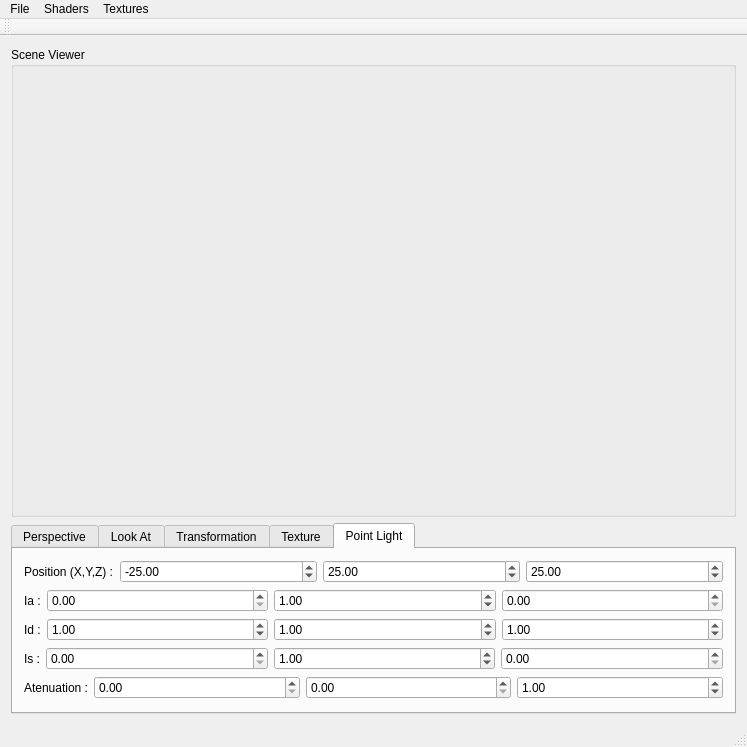
<?xml version="1.0" encoding="UTF-8"?>
<ui version="4.0">
 <class>MainWindow</class>
 <widget class="QMainWindow" name="MainWindow">
  <property name="geometry">
   <rect>
    <x>0</x>
    <y>0</y>
    <width>747</width>
    <height>747</height>
   </rect>
  </property>
  <property name="windowTitle">
   <string>MainWindow</string>
  </property>
  <widget class="QWidget" name="centralWidget">
   <layout class="QGridLayout" name="gridLayout">
    <item row="0" column="0">
     <widget class="QGroupBox" name="groupBox">
      <property name="sizePolicy">
       <sizepolicy hsizetype="Preferred" vsizetype="Expanding">
        <horstretch>0</horstretch>
        <verstretch>0</verstretch>
       </sizepolicy>
      </property>
      <property name="title">
       <string>Scene Viewer</string>
      </property>
      <layout class="QGridLayout" name="gridLayout_2"/>
     </widget>
    </item>
    <item row="1" column="0">
     <widget class="QTabWidget" name="mainTabs">
      <property name="sizePolicy">
       <sizepolicy hsizetype="Expanding" vsizetype="Fixed">
        <horstretch>0</horstretch>
        <verstretch>0</verstretch>
       </sizepolicy>
      </property>
      <property name="currentIndex">
       <number>4</number>
      </property>
      <widget class="QWidget" name="perspectiveTab">
       <attribute name="title">
        <string>Perspective</string>
       </attribute>
       <layout class="QGridLayout" name="gridLayout_7">
        <item row="0" column="0">
         <layout class="QHBoxLayout" name="horizontalLayout_2">
          <item>
           <widget class="QLabel" name="label">
            <property name="sizePolicy">
             <sizepolicy hsizetype="Fixed" vsizetype="Preferred">
              <horstretch>0</horstretch>
              <verstretch>0</verstretch>
             </sizepolicy>
            </property>
            <property name="text">
             <string>Vertical Angle (Zoom) :</string>
            </property>
           </widget>
          </item>
          <item>
           <widget class="QDoubleSpinBox" name="persVerticalAngleSpin">
            <property name="decimals">
             <number>2</number>
            </property>
            <property name="minimum">
             <double>0.000000000000000</double>
            </property>
            <property name="maximum">
             <double>180.000000000000000</double>
            </property>
            <property name="singleStep">
             <double>0.100000000000000</double>
            </property>
            <property name="value">
             <double>90.000000000000000</double>
            </property>
           </widget>
          </item>
          <item>
           <widget class="QSlider" name="persVerticalAngleSlider">
            <property name="maximum">
             <number>18000</number>
            </property>
            <property name="pageStep">
             <number>10</number>
            </property>
            <property name="value">
             <number>9000</number>
            </property>
            <property name="sliderPosition">
             <number>9000</number>
            </property>
            <property name="orientation">
             <enum>Qt::Horizontal</enum>
            </property>
           </widget>
          </item>
         </layout>
        </item>
        <item row="1" column="0">
         <layout class="QHBoxLayout" name="horizontalLayout_4">
          <item>
           <widget class="QLabel" name="label_3">
            <property name="sizePolicy">
             <sizepolicy hsizetype="Fixed" vsizetype="Preferred">
              <horstretch>0</horstretch>
              <verstretch>0</verstretch>
             </sizepolicy>
            </property>
            <property name="text">
             <string>Near Plane :</string>
            </property>
           </widget>
          </item>
          <item>
           <widget class="QDoubleSpinBox" name="persNearSpin">
            <property name="decimals">
             <number>2</number>
            </property>
            <property name="minimum">
             <double>0.000000000000000</double>
            </property>
            <property name="maximum">
             <double>999.000000000000000</double>
            </property>
            <property name="singleStep">
             <double>0.100000000000000</double>
            </property>
            <property name="value">
             <double>0.100000000000000</double>
            </property>
           </widget>
          </item>
          <item>
           <widget class="QSlider" name="persNearSlider">
            <property name="maximum">
             <number>99900</number>
            </property>
            <property name="value">
             <number>10</number>
            </property>
            <property name="orientation">
             <enum>Qt::Horizontal</enum>
            </property>
           </widget>
          </item>
         </layout>
        </item>
        <item row="2" column="0">
         <layout class="QHBoxLayout" name="horizontalLayout_5">
          <item>
           <widget class="QLabel" name="label_4">
            <property name="sizePolicy">
             <sizepolicy hsizetype="Fixed" vsizetype="Preferred">
              <horstretch>0</horstretch>
              <verstretch>0</verstretch>
             </sizepolicy>
            </property>
            <property name="text">
             <string>Far Plane :</string>
            </property>
           </widget>
          </item>
          <item>
           <widget class="QDoubleSpinBox" name="persFarSpin">
            <property name="minimum">
             <double>0.000000000000000</double>
            </property>
            <property name="maximum">
             <double>999.000000000000000</double>
            </property>
            <property name="singleStep">
             <double>0.100000000000000</double>
            </property>
            <property name="value">
             <double>100.000000000000000</double>
            </property>
           </widget>
          </item>
          <item>
           <widget class="QSlider" name="persFarSlider">
            <property name="maximum">
             <number>99900</number>
            </property>
            <property name="value">
             <number>10000</number>
            </property>
            <property name="orientation">
             <enum>Qt::Horizontal</enum>
            </property>
           </widget>
          </item>
         </layout>
        </item>
       </layout>
      </widget>
      <widget class="QWidget" name="lookAtTab">
       <attribute name="title">
        <string>Look At</string>
       </attribute>
       <layout class="QGridLayout" name="gridLayout_3">
        <item row="0" column="0">
         <layout class="QHBoxLayout" name="horizontalLayout_6">
          <item>
           <widget class="QLabel" name="label_5">
            <property name="sizePolicy">
             <sizepolicy hsizetype="Fixed" vsizetype="Preferred">
              <horstretch>0</horstretch>
              <verstretch>0</verstretch>
             </sizepolicy>
            </property>
            <property name="text">
             <string>Eye (X,Y,Z) :</string>
            </property>
           </widget>
          </item>
          <item>
           <widget class="QDoubleSpinBox" name="lookEyeXSpin">
            <property name="minimum">
             <double>-99999.000000000000000</double>
            </property>
            <property name="maximum">
             <double>99999.000000000000000</double>
            </property>
            <property name="singleStep">
             <double>0.100000000000000</double>
            </property>
            <property name="value">
             <double>0.000000000000000</double>
            </property>
           </widget>
          </item>
          <item>
           <widget class="QDoubleSpinBox" name="lookEyeYSpin">
            <property name="minimum">
             <double>-99999.000000000000000</double>
            </property>
            <property name="maximum">
             <double>99999.000000000000000</double>
            </property>
            <property name="singleStep">
             <double>0.100000000000000</double>
            </property>
            <property name="value">
             <double>0.000000000000000</double>
            </property>
           </widget>
          </item>
          <item>
           <widget class="QDoubleSpinBox" name="lookEyeZSpin">
            <property name="minimum">
             <double>-99999.000000000000000</double>
            </property>
            <property name="maximum">
             <double>99999.000000000000000</double>
            </property>
            <property name="singleStep">
             <double>0.100000000000000</double>
            </property>
            <property name="value">
             <double>1.000000000000000</double>
            </property>
           </widget>
          </item>
         </layout>
        </item>
        <item row="1" column="0">
         <layout class="QHBoxLayout" name="horizontalLayout_7">
          <item>
           <widget class="QLabel" name="label_6">
            <property name="sizePolicy">
             <sizepolicy hsizetype="Fixed" vsizetype="Preferred">
              <horstretch>0</horstretch>
              <verstretch>0</verstretch>
             </sizepolicy>
            </property>
            <property name="text">
             <string>Center (X,Y,Z) :</string>
            </property>
           </widget>
          </item>
          <item>
           <widget class="QDoubleSpinBox" name="lookCenterXSpin">
            <property name="minimum">
             <double>-99999.000000000000000</double>
            </property>
            <property name="maximum">
             <double>99999.000000000000000</double>
            </property>
            <property name="singleStep">
             <double>0.100000000000000</double>
            </property>
           </widget>
          </item>
          <item>
           <widget class="QDoubleSpinBox" name="lookCenterYSpin">
            <property name="minimum">
             <double>-99999.000000000000000</double>
            </property>
            <property name="maximum">
             <double>99999.000000000000000</double>
            </property>
            <property name="singleStep">
             <double>0.100000000000000</double>
            </property>
           </widget>
          </item>
          <item>
           <widget class="QDoubleSpinBox" name="lookCenterZSpin">
            <property name="minimum">
             <double>-99999.000000000000000</double>
            </property>
            <property name="maximum">
             <double>99999.000000000000000</double>
            </property>
            <property name="singleStep">
             <double>0.100000000000000</double>
            </property>
           </widget>
          </item>
         </layout>
        </item>
        <item row="2" column="0">
         <layout class="QHBoxLayout" name="horizontalLayout_8">
          <item>
           <widget class="QLabel" name="label_7">
            <property name="sizePolicy">
             <sizepolicy hsizetype="Fixed" vsizetype="Preferred">
              <horstretch>0</horstretch>
              <verstretch>0</verstretch>
             </sizepolicy>
            </property>
            <property name="text">
             <string>Up (X,Y,Z) :</string>
            </property>
           </widget>
          </item>
          <item>
           <widget class="QDoubleSpinBox" name="lookUpXSpin">
            <property name="minimum">
             <double>-99999.000000000000000</double>
            </property>
            <property name="maximum">
             <double>99999.000000000000000</double>
            </property>
            <property name="singleStep">
             <double>0.100000000000000</double>
            </property>
           </widget>
          </item>
          <item>
           <widget class="QDoubleSpinBox" name="lookUpYSpin">
            <property name="minimum">
             <double>-99999.000000000000000</double>
            </property>
            <property name="maximum">
             <double>99999.000000000000000</double>
            </property>
            <property name="singleStep">
             <double>0.100000000000000</double>
            </property>
            <property name="value">
             <double>1.000000000000000</double>
            </property>
           </widget>
          </item>
          <item>
           <widget class="QDoubleSpinBox" name="lookUpZSpin">
            <property name="minimum">
             <double>-99999.000000000000000</double>
            </property>
            <property name="maximum">
             <double>99999.000000000000000</double>
            </property>
            <property name="singleStep">
             <double>0.100000000000000</double>
            </property>
           </widget>
          </item>
         </layout>
        </item>
       </layout>
      </widget>
      <widget class="QWidget" name="transformTab">
       <attribute name="title">
        <string>Transformation</string>
       </attribute>
       <layout class="QGridLayout" name="gridLayout_4">
        <item row="0" column="0">
         <layout class="QHBoxLayout" name="horizontalLayout_9">
          <item>
           <widget class="QLabel" name="label_8">
            <property name="sizePolicy">
             <sizepolicy hsizetype="Fixed" vsizetype="Preferred">
              <horstretch>0</horstretch>
              <verstretch>0</verstretch>
             </sizepolicy>
            </property>
            <property name="text">
             <string>Scale :</string>
            </property>
           </widget>
          </item>
          <item>
           <widget class="QDoubleSpinBox" name="scaleSpin">
            <property name="minimum">
             <double>-99999.000000000000000</double>
            </property>
            <property name="maximum">
             <double>99999.000000000000000</double>
            </property>
            <property name="singleStep">
             <double>0.100000000000000</double>
            </property>
            <property name="value">
             <double>1.000000000000000</double>
            </property>
           </widget>
          </item>
         </layout>
        </item>
        <item row="1" column="0">
         <layout class="QHBoxLayout" name="horizontalLayout_10">
          <item>
           <widget class="QLabel" name="label_9">
            <property name="sizePolicy">
             <sizepolicy hsizetype="Fixed" vsizetype="Preferred">
              <horstretch>0</horstretch>
              <verstretch>0</verstretch>
             </sizepolicy>
            </property>
            <property name="text">
             <string>Translate (X,Y,Z) :</string>
            </property>
           </widget>
          </item>
          <item>
           <widget class="QDoubleSpinBox" name="translateXSpin">
            <property name="minimum">
             <double>-99999.000000000000000</double>
            </property>
            <property name="maximum">
             <double>99999.000000000000000</double>
            </property>
            <property name="singleStep">
             <double>0.100000000000000</double>
            </property>
           </widget>
          </item>
          <item>
           <widget class="QDoubleSpinBox" name="translateYSpin">
            <property name="minimum">
             <double>-99999.000000000000000</double>
            </property>
            <property name="maximum">
             <double>99999.000000000000000</double>
            </property>
            <property name="singleStep">
             <double>0.100000000000000</double>
            </property>
           </widget>
          </item>
          <item>
           <widget class="QDoubleSpinBox" name="translateZSpin">
            <property name="minimum">
             <double>-99999.000000000000000</double>
            </property>
            <property name="maximum">
             <double>99999.000000000000000</double>
            </property>
            <property name="singleStep">
             <double>0.100000000000000</double>
            </property>
           </widget>
          </item>
         </layout>
        </item>
        <item row="4" column="0">
         <layout class="QHBoxLayout" name="horizontalLayout_11">
          <item>
           <spacer name="horizontalSpacer">
            <property name="orientation">
             <enum>Qt::Horizontal</enum>
            </property>
            <property name="sizeType">
             <enum>QSizePolicy::Maximum</enum>
            </property>
            <property name="sizeHint" stdset="0">
             <size>
              <width>19</width>
              <height>20</height>
             </size>
            </property>
           </spacer>
          </item>
          <item>
           <widget class="QLabel" name="label_10">
            <property name="sizePolicy">
             <sizepolicy hsizetype="Fixed" vsizetype="Preferred">
              <horstretch>0</horstretch>
              <verstretch>0</verstretch>
             </sizepolicy>
            </property>
            <property name="text">
             <string>Axis (X,Y,Z) :</string>
            </property>
           </widget>
          </item>
          <item>
           <widget class="QDoubleSpinBox" name="rotateXSpin">
            <property name="minimum">
             <double>-99999.000000000000000</double>
            </property>
            <property name="maximum">
             <double>99999.000000000000000</double>
            </property>
            <property name="singleStep">
             <double>0.100000000000000</double>
            </property>
           </widget>
          </item>
          <item>
           <widget class="QDoubleSpinBox" name="rotateYSpin">
            <property name="minimum">
             <double>-99999.000000000000000</double>
            </property>
            <property name="maximum">
             <double>99999.000000000000000</double>
            </property>
            <property name="singleStep">
             <double>0.100000000000000</double>
            </property>
           </widget>
          </item>
          <item>
           <widget class="QDoubleSpinBox" name="rotateZSpin">
            <property name="minimum">
             <double>-99999.000000000000000</double>
            </property>
            <property name="maximum">
             <double>99999.000000000000000</double>
            </property>
            <property name="singleStep">
             <double>0.100000000000000</double>
            </property>
           </widget>
          </item>
         </layout>
        </item>
        <item row="5" column="0">
         <layout class="QHBoxLayout" name="horizontalLayout_3">
          <item>
           <spacer name="horizontalSpacer_2">
            <property name="orientation">
             <enum>Qt::Horizontal</enum>
            </property>
            <property name="sizeType">
             <enum>QSizePolicy::Maximum</enum>
            </property>
            <property name="sizeHint" stdset="0">
             <size>
              <width>19</width>
              <height>20</height>
             </size>
            </property>
           </spacer>
          </item>
          <item>
           <widget class="QLabel" name="label_14">
            <property name="text">
             <string>Angle (-360 : +360) :</string>
            </property>
           </widget>
          </item>
          <item>
           <widget class="QDoubleSpinBox" name="rotateAngleSpin">
            <property name="minimum">
             <double>-99999.000000000000000</double>
            </property>
            <property name="maximum">
             <double>99999.000000000000000</double>
            </property>
            <property name="singleStep">
             <double>0.100000000000000</double>
            </property>
           </widget>
          </item>
          <item>
           <widget class="QSlider" name="rotateAngleSlider">
            <property name="minimum">
             <number>-3600</number>
            </property>
            <property name="maximum">
             <number>3600</number>
            </property>
            <property name="orientation">
             <enum>Qt::Horizontal</enum>
            </property>
           </widget>
          </item>
         </layout>
        </item>
        <item row="2" column="0">
         <widget class="Line" name="line">
          <property name="orientation">
           <enum>Qt::Horizontal</enum>
          </property>
         </widget>
        </item>
        <item row="3" column="0">
         <widget class="QLabel" name="label_15">
          <property name="text">
           <string>Rotate:</string>
          </property>
         </widget>
        </item>
       </layout>
      </widget>
      <widget class="QWidget" name="textureTab">
       <attribute name="title">
        <string>Texture</string>
       </attribute>
       <layout class="QGridLayout" name="gridLayout_6">
        <item row="0" column="0">
         <layout class="QHBoxLayout" name="horizontalLayout">
          <item>
           <widget class="QLabel" name="label_2">
            <property name="text">
             <string>Texture File :</string>
            </property>
           </widget>
          </item>
          <item>
           <widget class="QLineEdit" name="textureFileEdit"/>
          </item>
          <item>
           <widget class="QPushButton" name="browseTextureBtn">
            <property name="text">
             <string>Browse</string>
            </property>
           </widget>
          </item>
         </layout>
        </item>
       </layout>
      </widget>
      <widget class="QWidget" name="diffuseLightTab">
       <attribute name="title">
        <string>Point Light</string>
       </attribute>
       <layout class="QGridLayout" name="gridLayout_5">
        <item row="1" column="0">
         <layout class="QHBoxLayout" name="horizontalLayout_14">
          <item>
           <widget class="QLabel" name="label_12">
            <property name="sizePolicy">
             <sizepolicy hsizetype="Fixed" vsizetype="Preferred">
              <horstretch>0</horstretch>
              <verstretch>0</verstretch>
             </sizepolicy>
            </property>
            <property name="text">
             <string>Ia :</string>
            </property>
           </widget>
          </item>
          <item>
           <widget class="QDoubleSpinBox" name="lightIa1Spin">
            <property name="singleStep">
             <double>0.100000000000000</double>
            </property>
            <property name="value">
             <double>0.000000000000000</double>
            </property>
           </widget>
          </item>
          <item>
           <widget class="QDoubleSpinBox" name="lightIa2Spin">
            <property name="singleStep">
             <double>0.100000000000000</double>
            </property>
            <property name="value">
             <double>1.000000000000000</double>
            </property>
           </widget>
          </item>
          <item>
           <widget class="QDoubleSpinBox" name="lightIa3Spin">
            <property name="singleStep">
             <double>0.100000000000000</double>
            </property>
            <property name="value">
             <double>0.000000000000000</double>
            </property>
           </widget>
          </item>
         </layout>
        </item>
        <item row="3" column="0">
         <layout class="QHBoxLayout" name="horizontalLayout_41">
          <item>
           <widget class="QLabel" name="label_21">
            <property name="sizePolicy">
             <sizepolicy hsizetype="Fixed" vsizetype="Preferred">
              <horstretch>0</horstretch>
              <verstretch>0</verstretch>
             </sizepolicy>
            </property>
            <property name="text">
             <string>Is :</string>
            </property>
           </widget>
          </item>
          <item>
           <widget class="QDoubleSpinBox" name="lightIs1Spin">
            <property name="singleStep">
             <double>0.100000000000000</double>
            </property>
            <property name="value">
             <double>0.000000000000000</double>
            </property>
           </widget>
          </item>
          <item>
           <widget class="QDoubleSpinBox" name="lightIs2Spin">
            <property name="singleStep">
             <double>0.100000000000000</double>
            </property>
            <property name="value">
             <double>1.000000000000000</double>
            </property>
           </widget>
          </item>
          <item>
           <widget class="QDoubleSpinBox" name="lightIs3Spin">
            <property name="singleStep">
             <double>0.100000000000000</double>
            </property>
            <property name="value">
             <double>0.000000000000000</double>
            </property>
           </widget>
          </item>
         </layout>
        </item>
        <item row="4" column="0">
         <layout class="QHBoxLayout" name="horizontalLayout_42">
          <item>
           <widget class="QLabel" name="label_421">
            <property name="sizePolicy">
             <sizepolicy hsizetype="Fixed" vsizetype="Preferred">
              <horstretch>0</horstretch>
              <verstretch>0</verstretch>
             </sizepolicy>
            </property>
            <property name="text">
             <string>Atenuation :</string>
            </property>
           </widget>
          </item>
          <item>
           <widget class="QDoubleSpinBox" name="lightCoefA">
            <property name="singleStep">
             <double>0.100000000000000</double>
            </property>
            <property name="value">
             <double>0.000000000000000</double>
            </property>
           </widget>
          </item>
          <item>
           <widget class="QDoubleSpinBox" name="lightCoefB">
            <property name="singleStep">
             <double>0.100000000000000</double>
            </property>
            <property name="value">
             <double>0.000000000000000</double>
            </property>
           </widget>
          </item>
          <item>
           <widget class="QDoubleSpinBox" name="lightCoefC">
            <property name="singleStep">
             <double>0.100000000000000</double>
            </property>
            <property name="value">
             <double>1.000000000000000</double>
            </property>
           </widget>
          </item>
         </layout>
        </item>
        <item row="0" column="0">
         <layout class="QHBoxLayout" name="horizontalLayout_13">
          <item>
           <widget class="QLabel" name="label_11">
            <property name="sizePolicy">
             <sizepolicy hsizetype="Fixed" vsizetype="Preferred">
              <horstretch>0</horstretch>
              <verstretch>0</verstretch>
             </sizepolicy>
            </property>
            <property name="text">
             <string>Position (X,Y,Z) :</string>
            </property>
           </widget>
          </item>
          <item>
           <widget class="QDoubleSpinBox" name="lightPosXSpin">
            <property name="minimum">
             <double>-99999.000000000000000</double>
            </property>
            <property name="maximum">
             <double>99999.000000000000000</double>
            </property>
            <property name="singleStep">
             <double>0.100000000000000</double>
            </property>
            <property name="value">
             <double>-25.000000000000000</double>
            </property>
           </widget>
          </item>
          <item>
           <widget class="QDoubleSpinBox" name="lightPosYSpin">
            <property name="minimum">
             <double>-99999.000000000000000</double>
            </property>
            <property name="maximum">
             <double>99999.000000000000000</double>
            </property>
            <property name="singleStep">
             <double>0.100000000000000</double>
            </property>
            <property name="value">
             <double>25.000000000000000</double>
            </property>
           </widget>
          </item>
          <item>
           <widget class="QDoubleSpinBox" name="lightPosZSpin">
            <property name="minimum">
             <double>-99999.000000000000000</double>
            </property>
            <property name="maximum">
             <double>99999.000000000000000</double>
            </property>
            <property name="singleStep">
             <double>0.100000000000000</double>
            </property>
            <property name="value">
             <double>25.000000000000000</double>
            </property>
           </widget>
          </item>
         </layout>
        </item>
        <item row="2" column="0">
         <layout class="QHBoxLayout" name="horizontalLayout_15">
          <item>
           <widget class="QLabel" name="label_13">
            <property name="sizePolicy">
             <sizepolicy hsizetype="Fixed" vsizetype="Preferred">
              <horstretch>0</horstretch>
              <verstretch>0</verstretch>
             </sizepolicy>
            </property>
            <property name="text">
             <string>Id :</string>
            </property>
           </widget>
          </item>
          <item>
           <widget class="QDoubleSpinBox" name="lightId1Spin">
            <property name="singleStep">
             <double>0.100000000000000</double>
            </property>
            <property name="value">
             <double>1.000000000000000</double>
            </property>
           </widget>
          </item>
          <item>
           <widget class="QDoubleSpinBox" name="lightId2Spin">
            <property name="singleStep">
             <double>0.100000000000000</double>
            </property>
            <property name="value">
             <double>1.000000000000000</double>
            </property>
           </widget>
          </item>
          <item>
           <widget class="QDoubleSpinBox" name="lightId3Spin">
            <property name="singleStep">
             <double>0.100000000000000</double>
            </property>
            <property name="value">
             <double>1.000000000000000</double>
            </property>
           </widget>
          </item>
         </layout>
        </item>
       </layout>
      </widget>
     </widget>
    </item>
   </layout>
  </widget>
  <widget class="QMenuBar" name="menuBar">
   <property name="geometry">
    <rect>
     <x>0</x>
     <y>0</y>
     <width>747</width>
     <height>22</height>
    </rect>
   </property>
   <widget class="QMenu" name="menuModels">
    <property name="title">
     <string>File</string>
    </property>
    <addaction name="action_obre_fitxer"/>
    <addaction name="action_obre_escena"/>
    <addaction name="action_carregar_Animated_Scene"/>
    <addaction name="action_obre_dades"/>
    <addaction name="separator"/>
    <addaction name="action_save_frame_as_image"/>
    <addaction name="action_start_and_save_animation"/>
    <addaction name="separator"/>
    <addaction name="actionAbout_Qt"/>
    <addaction name="separator"/>
    <addaction name="action_exit"/>
    <addaction name="separator"/>
   </widget>
   <widget class="QMenu" name="menuShaders">
    <property name="title">
     <string>Shaders</string>
    </property>
    <addaction name="action_gouraud"/>
    <addaction name="action_phong"/>
    <addaction name="action_toon"/>
   </widget>
   <widget class="QMenu" name="menuTextures">
    <property name="title">
     <string>Textures</string>
    </property>
    <addaction name="action_activa_background"/>
    <addaction name="action_phong_tex"/>
    <addaction name="action_bump_mapping"/>
    <addaction name="action_environmental_mapping"/>
    <addaction name="action_transparencies"/>
   </widget>
   <addaction name="menuModels"/>
   <addaction name="menuShaders"/>
   <addaction name="menuTextures"/>
  </widget>
  <widget class="QToolBar" name="mainToolBar">
   <attribute name="toolBarArea">
    <enum>TopToolBarArea</enum>
   </attribute>
   <attribute name="toolBarBreak">
    <bool>false</bool>
   </attribute>
  </widget>
  <widget class="QStatusBar" name="statusBar"/>
  <action name="action_phong">
   <property name="text">
    <string>Phong Shader</string>
   </property>
   <property name="toolTip">
    <string>Activar Phong Shader</string>
   </property>
   <property name="shortcut">
    <string>Alt+2</string>
   </property>
  </action>
  <action name="action_gouraud">
   <property name="text">
    <string>Gouraud Shader</string>
   </property>
   <property name="toolTip">
    <string>Activar Gouraud Shader</string>
   </property>
   <property name="shortcut">
    <string>Alt+1</string>
   </property>
  </action>
  <action name="action_toon">
   <property name="text">
    <string>Toon Shader</string>
   </property>
   <property name="toolTip">
    <string>Activar Toon Shader</string>
   </property>
   <property name="shortcut">
    <string>Alt+3</string>
   </property>
  </action>
  <action name="action_obre_fitxer">
   <property name="text">
    <string>Obre Fitxer .obj</string>
   </property>
   <property name="toolTip">
    <string>Obre Fitxer .obj</string>
   </property>
   <property name="shortcut">
    <string>Ctrl+F</string>
   </property>
  </action>
  <action name="action_activa_background">
   <property name="text">
    <string>Active background</string>
   </property>
   <property name="shortcut">
    <string>Ctrl+1</string>
   </property>
  </action>
  <action name="action_phong_tex">
   <property name="text">
    <string>PhongTex</string>
   </property>
   <property name="shortcut">
    <string>Ctrl+2</string>
   </property>
  </action>
  <action name="action_bump_mapping">
   <property name="text">
    <string>Bump-mapping</string>
   </property>
   <property name="shortcut">
    <string>Ctrl+3</string>
   </property>
  </action>
  <action name="action_environmental_mapping">
   <property name="text">
    <string>Environmental-mapping</string>
   </property>
   <property name="shortcut">
    <string>Ctrl+4</string>
   </property>
  </action>
  <action name="action_transparencies">
   <property name="text">
    <string>Transparencies</string>
   </property>
   <property name="shortcut">
    <string>Ctrl+5</string>
   </property>
  </action>
  <action name="action_afegeix_llum_puntual">
   <property name="text">
    <string>Afegeix Llum</string>
   </property>
  </action>
  <action name="action_save_frame_as_image">
   <property name="text">
    <string>Save Frame as Image</string>
   </property>
  </action>
  <action name="action_obre_escena">
   <property name="text">
    <string>Obre Escena</string>
   </property>
   <property name="shortcut">
    <string>Ctrl+E</string>
   </property>
  </action>
  <action name="action_start_and_save_animation">
   <property name="text">
    <string>Start and Save Animation</string>
   </property>
  </action>
  <action name="action_exit">
   <property name="text">
    <string>Exit</string>
   </property>
   <property name="shortcut">
    <string>Ctrl+Q</string>
   </property>
  </action>
  <action name="actionAbout_Qt">
   <property name="text">
    <string>About Qt</string>
   </property>
  </action>
  <action name="action_obre_dades">
   <property name="text">
    <string>Obre Dades</string>
   </property>
   <property name="shortcut">
    <string>Ctrl+D</string>
   </property>
  </action>
  <action name="action_carregar_Animated_Scene">
   <property name="text">
    <string>Carregar Animated Scene</string>
   </property>
  </action>
 </widget>
 <layoutdefault spacing="6" margin="11"/>
 <tabstops>
  <tabstop>mainTabs</tabstop>
  <tabstop>persVerticalAngleSpin</tabstop>
  <tabstop>persVerticalAngleSlider</tabstop>
  <tabstop>persNearSpin</tabstop>
  <tabstop>persNearSlider</tabstop>
  <tabstop>persFarSpin</tabstop>
  <tabstop>persFarSlider</tabstop>
  <tabstop>lookEyeXSpin</tabstop>
  <tabstop>lookEyeYSpin</tabstop>
  <tabstop>lookEyeZSpin</tabstop>
  <tabstop>lookCenterXSpin</tabstop>
  <tabstop>lookCenterYSpin</tabstop>
  <tabstop>lookCenterZSpin</tabstop>
  <tabstop>lookUpXSpin</tabstop>
  <tabstop>lookUpYSpin</tabstop>
  <tabstop>lookUpZSpin</tabstop>
  <tabstop>scaleSpin</tabstop>
  <tabstop>translateXSpin</tabstop>
  <tabstop>translateYSpin</tabstop>
  <tabstop>translateZSpin</tabstop>
  <tabstop>rotateXSpin</tabstop>
  <tabstop>rotateYSpin</tabstop>
  <tabstop>rotateZSpin</tabstop>
  <tabstop>rotateAngleSlider</tabstop>
  <tabstop>textureFileEdit</tabstop>
  <tabstop>browseTextureBtn</tabstop>
  <tabstop>lightPosXSpin</tabstop>
  <tabstop>lightPosYSpin</tabstop>
  <tabstop>lightPosZSpin</tabstop>
  <tabstop>lightIa1Spin</tabstop>
  <tabstop>lightIa2Spin</tabstop>
  <tabstop>lightIa3Spin</tabstop>
  <tabstop>lightId1Spin</tabstop>
  <tabstop>lightId2Spin</tabstop>
  <tabstop>lightId3Spin</tabstop>
  <tabstop>lightIs2Spin</tabstop>
  <tabstop>lightIs3Spin</tabstop>
 </tabstops>
 <resources/>
 <connections/>
</ui>
